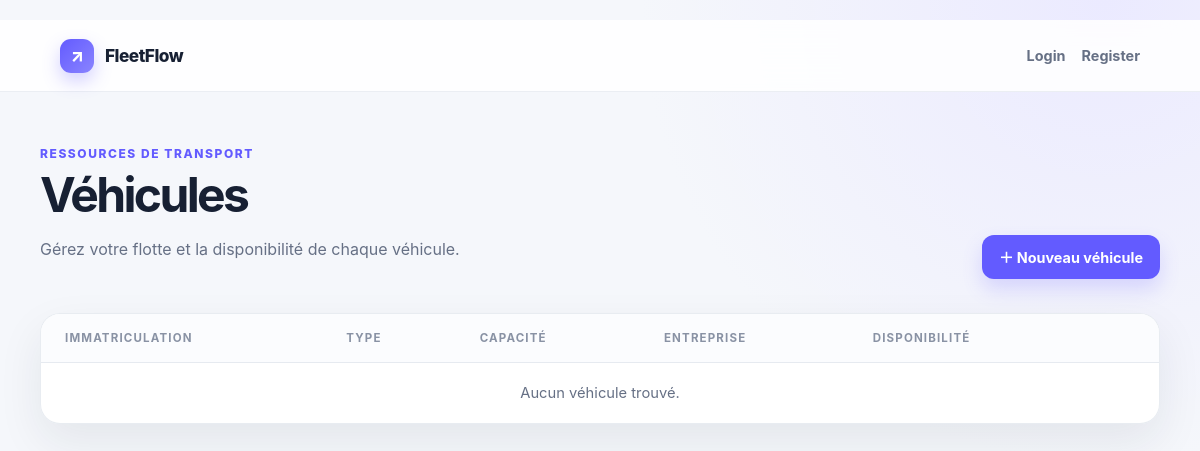
The page /vehicule/list/ on the database as committed earlier.
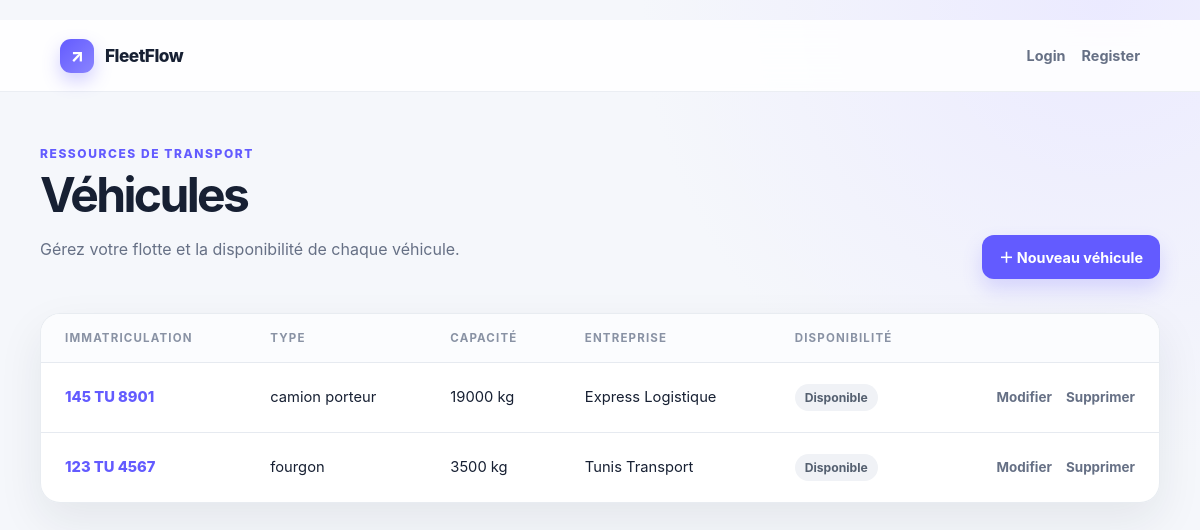
The same page on the database as committed later.
### VehiculeApp/models.py (models this page shows, shortened)
class Vehicule(models.Model):
    immatriculation = models.CharField(max_length=20,unique=True)
    type_vehicule = models.CharField(max_length=20,choices=[('c','camionnette'),
                                                            ('f','fourgon'),
                                                            ('cp','camion porteur'),
                                                            ('sr','semi-remorque')])
    capacite_kg = models.PositiveIntegerField(validators=[
        MinValueValidator(1,"La capacité doit être supérieure à 0")])
    disponibilite = models.BooleanField(default=True)
    created_at = models.DateTimeField(auto_now_add=True)
    updated_at = models.DateTimeField(auto_now=True)
    entreprise = models.ForeignKey('EntrepriseApp.Entreprise', on_delete=models.CASCADE, related_name='vehicules')

### EntrepriseApp/models.py (models this page shows, shortened)
class Entreprise(models.Model):
    raison_sociale = models.CharField(max_length=200,blank=False, null=False )
    matricule_fiscale = models.CharField(max_length=17,unique=True, validators=[matricule_fiscale_validator])
    adresse = models.TextField(validators=[
        MinLengthValidator(20,"L'adresse ne peut pas pas avoir moins de 20 caractères"),
        MaxLengthValidator(400,"L'adresse ne peut pas pas avoir plus de 400 caractères")])
    type_entreprise = models.CharField(max_length=100,choices=[
        ('c','Chargeur'),
        ('t','Transporteur')])
    created_at = models.DateTimeField(auto_now_add=True)
    updated_at = models.DateTimeField(auto_now=True)
    gerant = models.OneToOneField(Utilisateur, on_delete=models.CASCADE, related_name='entreprise')
    def __str__(self):
        return self.raison_sociale

### VehiculeApp/views.py (the view)
# urls.py: path('list/', ListeVehicules.as_view(), name='list_class'),
class ListeVehicules(ListView):
    model = Vehicule
    template_name = 'vehicule/list.html'
    context_object_name = 'list'
    ordering = ('-created_at',)

### Templates/vehicule/list.html
﻿{% extends "base.html" %} {% block title %}Véhicules{% endblock %} {% block content %}
<div class="page-head">
  <div>
    <p class="eyebrow">Ressources de transport</p>
    <h1>Véhicules</h1>
    <p class="subtle">
      Gérez votre flotte et la disponibilité de chaque véhicule.
    </p>
  </div>
  <a class="button" href="{% url 'Vehicule:create_vehicule' %}"
    >＋ Nouveau véhicule</a
  >
</div>
<section class="card table-card">
  <div class="table-wrap">
    <table class="expedition-list">
      <thead>
        <tr>
          <th>Immatriculation</th>
          <th>Type</th>
          <th>Capacité</th>
          <th>Entreprise</th>
          <th>Disponibilité</th>
          <th></th>
        </tr>
      </thead>
      <tbody>
        {% for vehicule in list %}
        <tr>
          <td>
            <a
              class="reference"
              href="{% url 'Vehicule:detail_class' vehicule.pk %}"
              >{{ vehicule.immatriculation }}</a
            >
          </td>
          <td>{{ vehicule.get_type_vehicule_display }}</td>
          <td>{{ vehicule.capacite_kg }} kg</td>
          <td>{{ vehicule.entreprise }}</td>
          <td>
            <span class="status"
              >{% if vehicule.disponibilite %}Disponible{% else %}Indisponible{% endif %}</span
            >
          </td>
          <td>
            <div class="actions">
              <a
                class="action-link"
                href="{% url 'Vehicule:update_vehicule' vehicule.pk %}"
                >Modifier</a
              ><a
                class="action-link delete"
                href="{% url 'Vehicule:delete_class' vehicule.pk %}"
                >Supprimer</a
              >
            </div>
          </td>
        </tr>
        {% empty %}
        <tr>
          <td class="empty" colspan="6">Aucun véhicule trouvé.</td>
        </tr>
        {% endfor %}
      </tbody>
    </table>
  </div>
</section>
{% endblock %}

### Templates/base.html (shortened to what this page needs)
﻿<!doctype html>
<html lang="fr">
  <head>
  </head>
  <body>
    <header class="topbar">
      <a class="brand" href="{% url 'home' %}"
        ><span class="brand-mark">↗</span> FleetFlow</a
      >
      <nav class="topbar-actions" aria-label="Authentification">
        {% if user.is_authenticated %}
        <span class="topbar-link">{{ user.get_username }}</span>
        <form method="post" action="{% url 'logout' %}">
          {% csrf_token %}
          <button class="topbar-link" type="submit">Logout</button>
        </form>
        {% else %}
        <a class="topbar-link" href="{% url 'login' %}">Login</a>
        {% endif %}
        <a class="topbar-link" href="{% url 'register' %}">Register</a>
      </nav>
    </header>
    <main>{% block content %}{% endblock %}</main>
  </body>
</html>

### Templates/base.html (style rules this page uses)
:root { --ink: #172033; --muted: #667085; --line: #e6eaf0; --brand: #635bff; --brand-dark: #4c46d8; --danger: #c93756; --canvas: #f5f7fb; --shadow: 0 18px 45px rgba(23, 32, 51, 0.08); }
* { box-sizing: border-box; }
body { margin: 0; min-height: 100vh; color: var(--ink); background: radial-gradient(circle at 92% 0%, #ebeaff 0, transparent 34%), var(--canvas); font-family: Inter, ui-sans-serif, system-ui, -apple-system, BlinkMacSystemFont, "Segoe UI", sans-serif; }
a { color: inherit; text-decoration: none; }
.topbar { height: 72px; display: flex; align-items: center; justify-content: space-between; padding: 0 clamp(20px, 5vw, 72px); background: rgba(255, 255, 255, 0.86); border-bottom: 1px solid rgba(230, 234, 240, 0.8); backdrop-filter: blur(16px); }
.brand { display: flex; align-items: center; gap: 11px; font-weight: 800; letter-spacing: -0.03em; font-size: 1.08rem; }
.brand-mark { display: grid; place-items: center; width: 34px; height: 34px; border-radius: 11px; color: #fff; background: linear-gradient(135deg, var(--brand), #8a84ff); box-shadow: 0 8px 18px rgba(99, 91, 255, 0.28); }
.topbar-link { color: var(--muted); font-size: 0.9rem; font-weight: 650; }
.topbar-actions { display: flex; align-items: center; gap: 16px; }
main { width: min(1120px, calc(100% - 40px)); margin: 0 auto; padding: 54px 0 80px; }
.eyebrow { margin: 0 0 9px; color: var(--brand); font-size: 0.75rem; font-weight: 800; letter-spacing: 0.13em; text-transform: uppercase; }
h1 { margin: 0; font-size: clamp(2rem, 4vw, 3rem); line-height: 1.05; letter-spacing: -0.055em; }
.subtle { color: var(--muted); line-height: 1.65; }
.page-head { display: flex; align-items: flex-end; justify-content: space-between; gap: 22px; margin-bottom: 34px; }
.button { display: inline-flex; align-items: center; justify-content: center; gap: 8px; min-height: 44px; padding: 0 17px; border: 0; border-radius: 12px; color: #fff; background: var(--brand); font: inherit; font-size: 0.9rem; font-weight: 750; cursor: pointer; box-shadow: 0 10px 20px rgba(99, 91, 255, 0.2); }
.card { background: rgba(255, 255, 255, 0.94); border: 1px solid rgba(230, 234, 240, 0.9); border-radius: 20px; box-shadow: var(--shadow); }
.table-card { overflow: hidden; }
.table-wrap { overflow-x: auto; }
.expedition-list { width: 100%; border-collapse: collapse; min-width: 680px; }
.expedition-list th { padding: 17px 24px; color: #8992a4; background: #fbfcfe; font-size: 0.72rem; letter-spacing: 0.1em; text-align: left; text-transform: uppercase; }
.expedition-list td { padding: 21px 24px; border-top: 1px solid var(--line); font-size: 0.92rem; }
.reference { color: var(--brand); font-weight: 800; }
.status { display: inline-flex; padding: 6px 10px; border-radius: 99px; color: #556070; background: #f0f2f6; font-size: 0.76rem; font-weight: 750; }
.actions { display: flex; justify-content: flex-end; gap: 14px; white-space: nowrap; }
.action-link { color: var(--muted); font-size: 0.84rem; font-weight: 700; }

Rows that differ between the two databases and show on the page:
added Vehicule: immatriculation "145 TU 8901", type_vehicule "camion porteur", capacite_kg "19000", entreprise "Express Logistique", disponibilite "Disponible"
added Vehicule: immatriculation "123 TU 4567", type_vehicule "fourgon", capacite_kg "3500", entreprise "Tunis Transport", disponibilite "Disponible"
Other text that changed with them:
text no longer shown: "Aucun véhicule trouvé."
